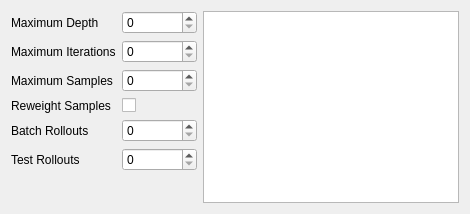
         <widget class="QWidget" name="tab_TrainDecisionTree">
          <attribute name="title">
           <string>Decision Tree</string>
          </attribute>
          <layout class="QHBoxLayout" name="horizontalLayout_9" stretch="0,1">
           <item>
            <layout class="QFormLayout" name="formLayout_6">
             <item row="0" column="0">
              <widget class="QLabel" name="label_11">
               <property name="text">
                <string>Maximum Depth</string>
               </property>
              </widget>
             </item>
             <item row="1" column="0">
              <widget class="QLabel" name="label_20">
               <property name="text">
                <string>Maximum Iterations</string>
               </property>
              </widget>
             </item>
             <item row="2" column="0">
              <widget class="QLabel" name="label_21">
               <property name="text">
                <string>Maximum Samples</string>
               </property>
              </widget>
             </item>
             <item row="3" column="0">
              <widget class="QLabel" name="label_22">
               <property name="text">
                <string>Reweight Samples</string>
               </property>
              </widget>
             </item>
             <item row="4" column="0">
              <widget class="QLabel" name="label_23">
               <property name="text">
                <string>Batch Rollouts</string>
               </property>
              </widget>
             </item>
             <item row="5" column="0">
              <widget class="QLabel" name="label_24">
               <property name="text">
                <string>Test Rollouts</string>
               </property>
              </widget>
             </item>
             <item row="0" column="1">
              <widget class="QSpinBox" name="sb_MaxDepth">
               <property name="minimumSize">
                <size>
                 <width>75</width>
                 <height>0</height>
                </size>
               </property>
              </widget>
             </item>
             <item row="1" column="1">
              <widget class="QSpinBox" name="sb_MaxIterations">
               <property name="minimumSize">
                <size>
                 <width>75</width>
                 <height>0</height>
                </size>
               </property>
              </widget>
             </item>
             <item row="2" column="1">
              <widget class="QSpinBox" name="sb_MaxSamples">
               <property name="minimumSize">
                <size>
                 <width>75</width>
                 <height>0</height>
                </size>
               </property>
              </widget>
             </item>
             <item row="3" column="1">
              <widget class="QCheckBox" name="box_ReweightSamples">
               <property name="minimumSize">
                <size>
                 <width>75</width>
                 <height>0</height>
                </size>
               </property>
               <property name="text">
                <string/>
               </property>
              </widget>
             </item>
             <item row="4" column="1">
              <widget class="QSpinBox" name="sb_BatchRollouts">
               <property name="minimumSize">
                <size>
                 <width>75</width>
                 <height>0</height>
                </size>
               </property>
              </widget>
             </item>
             <item row="5" column="1">
              <widget class="QSpinBox" name="sb_TestRollouts">
               <property name="minimumSize">
                <size>
                 <width>75</width>
                 <height>0</height>
                </size>
               </property>
              </widget>
             </item>
            </layout>
           </item>
           <item>
            <widget class="QTextEdit" name="te_DecisionTreeConsoleLog">
             <property name="readOnly">
              <bool>true</bool>
             </property>
            </widget>
           </item>
          </layout>
         </widget>
